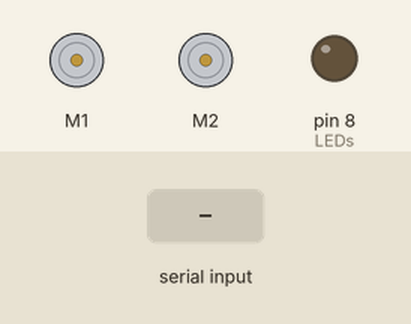
This sketch was run on a simulated Arduino Uno, built with avr-gcc and run on an emulated ATmega328P. On the bench: 2 × DC motor (green arrow = forward, orange = backward, longer = faster), output pins drawn as LEDs (lit = HIGH). The inputs (shaded band) are chosen by the test bench.

Above: at 1.2 s.
1.3 s: "f" received over Serial
At 2.5 s:
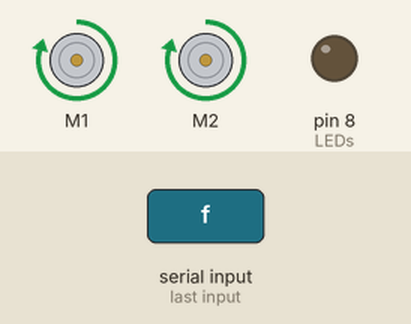
2.8 s: "b" received over Serial
At 3.6 s:
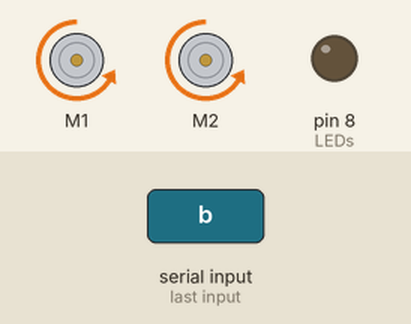
4.3 s: "l" received over Serial
At 4.7 s:
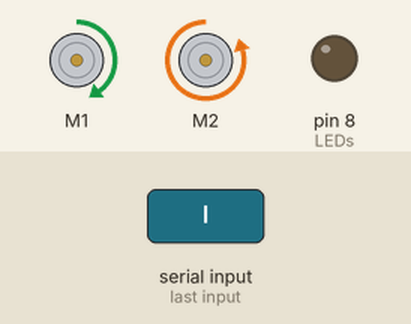
5.8 s: "r" received over Serial
At 7.0 s:
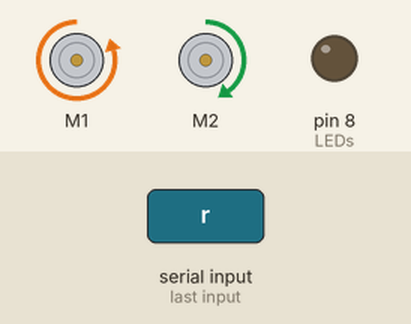
7.3 s: "1" received over Serial
At 8.2 s:
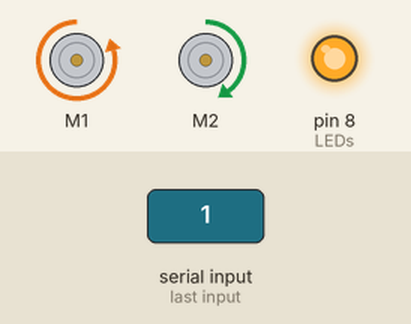
8.8 s: "s" received over Serial
At 9.4 s:
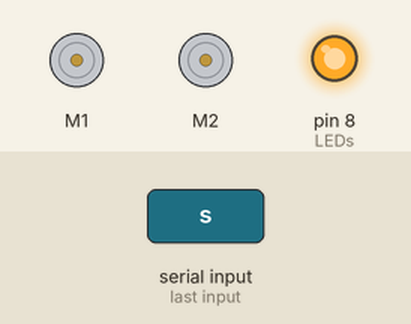
Timing chart, 0 to 11.3 s (numbered marks = the images above; inputs shaded):
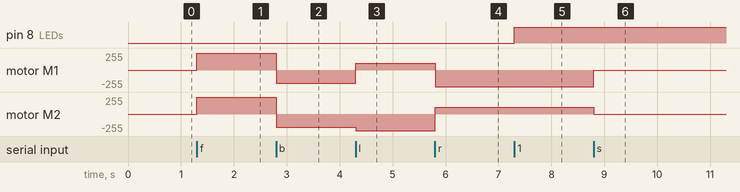

The sketch:

main.ino
```cpp
//todo
//
//faire le mix appinventor laision input
//


#include "AFMotor.h"

AF_DCMotor motor1(1);
AF_DCMotor motor2(2);

int val;

void setup() {
  Serial.begin(9600);
  pinMode(8, OUTPUT);   // LEDs

  motor1.setSpeed(250); // vitesse maximum
  motor1.run(RELEASE);  // arrêter le moteur
  motor2.setSpeed(250); // vitesse maximum
  motor2.run(RELEASE);  // arrêter le moteur
}

void loop() {
if (Serial.available() ) {
    val = Serial.read();
    // avant
    if (val == 'f') {
       motor1.run(FORWARD);
       motor1.setSpeed(250);
       motor2.run(FORWARD);
       motor2.setSpeed(250);
    }
    //arrière
    if (val == 'b') {
       motor1.run(BACKWARD);
       motor1.setSpeed(200);
       motor2.run(BACKWARD);
       motor2.setSpeed(200);
    }
    // arrêter les moteurs
    if (val == 's') {
       motor1.run(RELEASE);
       motor2.run(RELEASE);
    }
    // gauche
    if (val == 'l') {
       motor1.run(FORWARD);
       motor1.setSpeed(100);
       motor2.run(BACKWARD);
       motor2.setSpeed(250);
    }
    // droite
    if (val == 'r') {
       motor1.run(BACKWARD);
       motor1.setSpeed(250);
       motor2.run(FORWARD);
       motor2.setSpeed(100);
    }
    if (val == '1') { digitalWrite(8, HIGH); }
    if (val == '0') { digitalWrite(8, LOW); }
  }
}
```

Measured:
- after the input at 1.3 s, motor M1, motor M2: stopped → forward 250/255 at once
- after the input at 2.8 s, motor M1, motor M2: forward 250/255 → backward 200/255 at once
- after the input at 4.3 s, motor M1: backward 200/255 → forward 100/255 at once; motor M2: backward 200/255 → backward 250/255 at once
- after the input at 5.8 s, motor M1: forward 100/255 → backward 250/255 at once; motor M2: backward 250/255 → forward 100/255 at once
- after the input at 7.3 s, pin 8 (LEDs): LOW → HIGH at once
- after the input at 8.8 s, motor M1: backward 250/255 → stopped at once; motor M2: forward 100/255 → stopped at once
